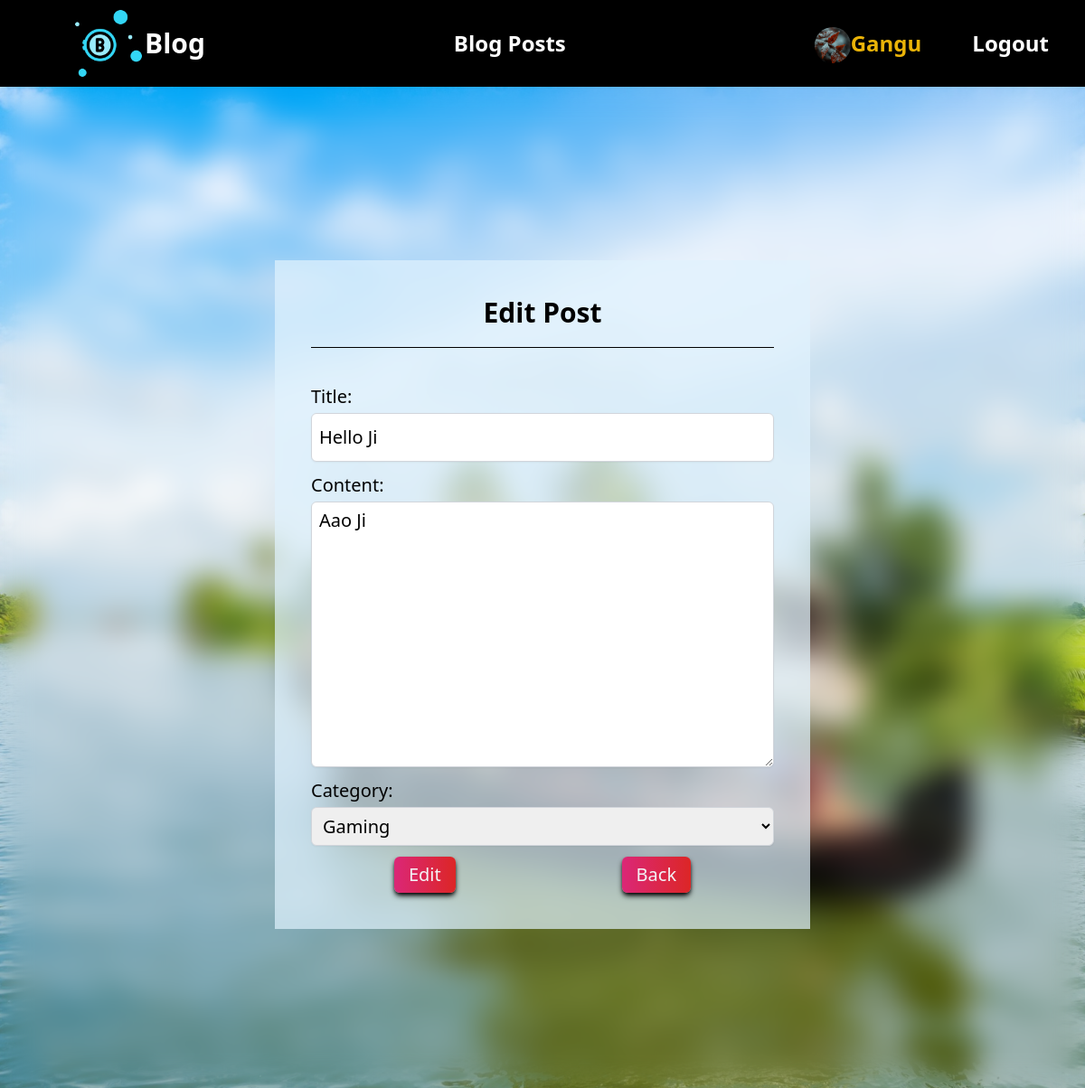
The page /Posts/edit/3/ (signed in) on the database its author committed.
### Auth/models.py (models this page shows)
class User(AbstractUser) :
    name = models.CharField(max_length= 200)
    email = models.EmailField(unique= True)
    USERNAME_FIELD = 'email'
    REQUIRED_FIELDS = ['username']

### Profile/models.py (models this page shows)
class Profile(models.Model):
    user = models.OneToOneField(User, on_delete= models.CASCADE, null= True)
    bio = models.TextField()
    image = models.ImageField(default= 'def_cute.png', upload_to= 'profile', validators= [
        FileExtensionValidator(['png', 'jpg', 'jpeg'])
    ])
    follows = models.ManyToManyField("self", related_name= "followed_by", symmetrical= False, blank= True)

### Posts/models.py (models this page shows, shortened)
class Post(models.Model) :
    title = models.CharField(max_length= 100)
    content = models.TextField()
    author = models.ForeignKey(User, on_delete= models.CASCADE)
    date_created = models.DateTimeField(auto_now_add= True)
    date_updated = models.DateTimeField(auto_now= True)
    category = models.ForeignKey(Category, on_delete= models.CASCADE)
    likes = models.ManyToManyField(User, related_name= 'blog_posts')
    slug = models.SlugField(max_length= 200, null= True)
    class Meta :
        ordering = ('-date_created',)

### Posts/views.py (the view)
# urls.py: path('edit/<int:pk>/', Edit, name= 'edit-comment'),
def Edit(request, pk) :
    if not request.user.is_authenticated :
        return redirect('home')
    current_post = Post.objects.get(id= pk)
    if not request.user.id == current_post.author.id :
        return redirect('home')
    form = PostForm(instance= current_post)
    if request.method == "POST" :
        form = PostForm(request.POST, instance= current_post)
        if form.is_valid() :
            form.save()
            return redirect('home')
    context = {'form': form, 'post' : current_post}
    return render(request, "Posts/edit.html", context)

### Posts/forms.py
class PostForm(forms.ModelForm) :
    class Meta :
        model = Post
        fields = ('title', 'content', 'category')

### Category/models.py (called while the page is built)
    def __str__(self) :
        return self.name

### Posts/templates/Posts/edit.html (shortened to what this page needs)
{% extends "base.html" %}
{% load widget_tweaks %}
{% load static %}
{% block content %}
<div
class="relative flex items-center min-h-screen h-auto justify-center bg-[url({% static 'images/Posts/edit.jpg' %})] bg-cover bg-center"
>
<div class="absolute top-0 w-full h-full backdrop-blur-lg"></div>
    <div class="bg-sky-100/[0.7] text-xl mb-20 p-10 w-[37rem] z-30">
      {% if user.is_authenticated %}
      {% if user.id == post.author.id %}
      <form action="" method="post" class="flex flex-col">
        <div class="text-center text-3xl font-bold border-b border-black mb-10">
                <p class="mb-5">Edit Post</p>
              </div>
            {{form.title.label_tag}}
            {% render_field form.title class="mb-3 mt-1 block w-full px-2 py-3 border border-gray-300 rounded-md text-xl shadow-sm placeholder-gray-400 focus:outline-none focus:border-sky-500 focus:ring-1 focus:ring-sky-500 focus:invalid:border-red-500 focus:invalid:ring-red-500" placeholder="Enter Title"  %}
            {{form.content.label_tag}}
            {% render_field form.content class="mb-3 mt-1 block w-full px-2 py-1.5 border border-gray-300 rounded-md text-xl shadow-sm placeholder-gray-400 focus:outline-none focus:border-sky-500 focus:ring-1 focus:ring-sky-500 focus:invalid:border-red-500 focus:invalid:ring-red-500" placeholder="Enter Content" %}
            {{form.category.label_tag}}
            {% render_field form.category class="mb-3 mt-1 block w-full px-2 py-1.5 border border-gray-300 rounded-md text-xl shadow-sm placeholder-gray-400 focus:outline-none focus:border-sky-500 focus:ring-1 focus:ring-sky-500 focus:invalid:border-red-500 focus:invalid:ring-red-500" %}
            <div class="flex items-center justify-around">
              <input type="submit" value="Edit" class="shadow-md shadow-black px-4 py-1.5 rounded-md bg-gradient-to-r from-pink-600 to-red-600 font-medium text-gray-100 block transition duration-300  hover:bg-green-300" />
              <a href="{% url 'detail-post' post.id %}" class="shadow-md shadow-black px-4 py-1.5 rounded-md bg-gradient-to-r from-pink-600 to-red-600 font-medium text-gray-100 block transition duration-300  hover:bg-green-300">Back</a>
            </div>
        </form>
        {% else %}
          <div class="text-center text-2xl font-semibold">
            You aren't Eligible To Modify The Post!
          </div>
      {% endif %}
    {% else %}
    <div class="text-center text-2xl font-semibold">
        You aren't Authenticated! Please Login or Register
      </div>
    {% endif %}
  </div>
</div>
{% endblock %}

### templates/navbar.html (shortened to what this page needs)
{% load static %}
<nav
  class="z-50 bg-black text-white font-bold px-10 py-2 md:flex md:justify-between md:items-center w-full"
>
  <div class="font-bold ml-10 text-3xl flex items-center">
    <img src="{% static 'logo/logo.png' %}" class="h-20 object-cover" alt="" />
    <span>Blog</span>
  </div>
  <ul class="flex space-x-14 text-2xl">
    <li class="hover:text-yellow-500 transition ease-linear delay-150">
      <a href="{% url 'home' %}">Blog Posts</a>
    </li>
  </ul>
  <ul class="flex items-center space-x-14 text-2xl">
    {% if request.user.is_authenticated %}
    <li
      class="relative text-yellow-500 hover:text-white transition ease-linear delay-150 flex items-center gap-x-3"
    >
    <a href="{% url 'profile' user.profile.id %}" class="flex items-center">
      <img src="{{request.user.profile.image.url}}" class="w-[40px] h-[40px] rounded-full mt-1 object-cover" alt="" />
      <div>{{request.user.username|capfirst}}</div>
    </a>
    </li>
    <li class="hover:text-yellow-500 transition ease-linear delay-150">
      <a href="{% url 'logout' %}">Logout</a>
    </li>
    {% endif %}
  </ul>
</nav>

### templates/base.html (style rules this page uses)
html { min-width: 100vh; width: 100%; }

### rows shown on the page
Post: title "Hello Ji", content "Aao Ji", category "Gaming"

### other values the page prints
{{ request.user.username|capfirst }} "Gangu"
